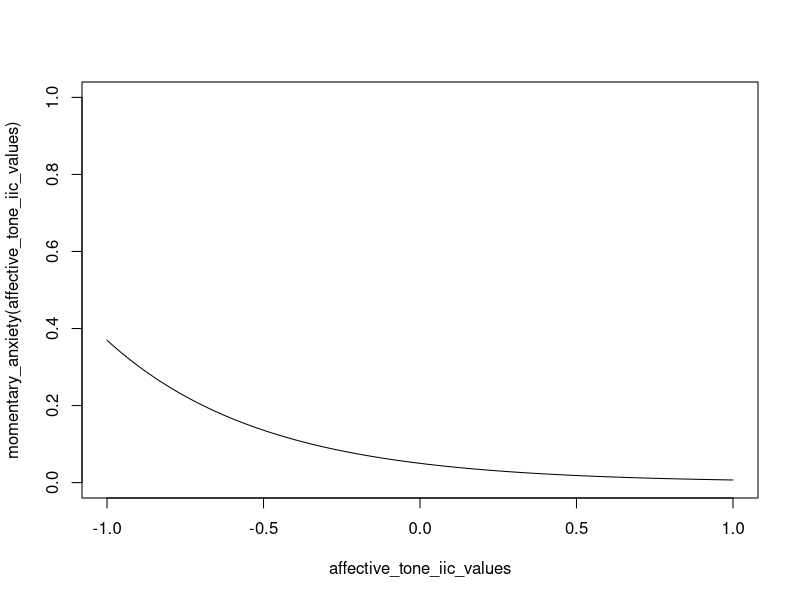
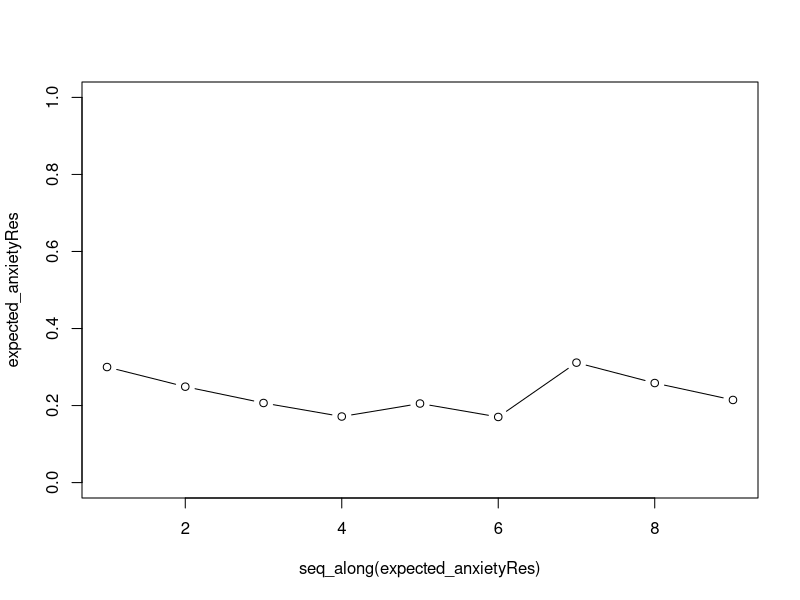

Generate these figures, in order, with R:

#------------------------------------------------------------
# single path formulae
#------------------------------------------------------------

#' Compute the updated expected anxiety
#'
#' @param momentary_anxiety The momentary anxiety, on a scale from 0 to 1
#' @param previous_expected_anxiety The previous expected anxiety, on a scale from 0 to 1
#' @param alpha A factor that shifts the weight between the momentary anxiety (alpha=1) and the previous expected anxiety (alpha=0) when the updated expected anxiety is computed.
expected_anxiety <- function(momentary_anxiety, previous_expected_anxiety, alpha=0.5) {
  momentary_anxiety*alpha + previous_expected_anxiety*(1-alpha)
}


#' Compute the momentary anxiety 
#'
#' @param affective_tone_iic The affective tone of the iic, on a scale from 0 to 1
momentary_anxiety <- function(affective_tone_iic) {
  0.05*exp(-2*affective_tone_iic)
}

#' Compute the affective tone of iic
#'
#' @param affective_tone_instruction The affective tone of instruction, on a scale from -1 to 1
#' @param expected_anxiety The expected anxiety, on a scale from 0 to 1
#' @param beta_instruction Regression slope of the effect of the affective tone of instruction 
#' @param beta_anxiety Regression slope of the effect of the expected anxiety
#' @param beta_interaction Regression slope of the interaction between expected anxiety and the tone of instruction
affective_tone_iic <- function(affective_tone_instruction,
                       expected_anxiety,
                       beta_instruction=1,
                       beta_anxiety=-1,
                       beta_interaction=-0.3) {

    beta_instruction*affective_tone_instruction +
    beta_anxiety*expected_anxiety +
    beta_interaction*expected_anxiety*affective_tone_instruction
}

#' Compute the resulting approach tendency
#'
#' @param expected_anxiety The expected anxiety, on a scale from 0 to 1
approach_tendency <- function(expected_anxiety) {
  exp(-5 * expected_anxiety)
}



#------------------------------------------------------------
# Plots for testing
#------------------------------------------------------------

affective_tone_iic_values <- seq(-1, 1, by=.01)
plot(affective_tone_iic_values, momentary_anxiety(affective_tone_iic_values), xlim=c(-1, 1), ylim=c(0, 1), type="l")

# test a sequence of momentary anxieties
momentary_anxietySeq <- c(0, 0, 0, 0.37, 0, 1, 0, 0)

expected_anxietyRes <- c(0.3, rep(NA, length(momentary_anxietySeq)))

for (i in seq_along(momentary_anxietySeq)) {
  expected_anxietyRes[i+1] <- expected_anxiety(momentary_anxietySeq[i], expected_anxietyRes[i], alpha=0.17)
}

plot(seq_along(expected_anxietyRes), expected_anxietyRes, type="b", ylim=c(0, 1))

affective_tone_iic(affective_tone_instruction=c(0, 0, 0, 1, 1, 1),
           expected_anxiety=c(0, .5, 1, 0, .5, 1))
